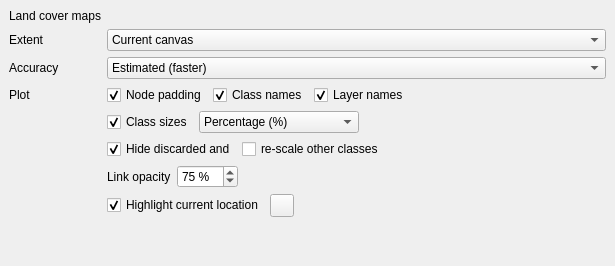
<?xml version="1.0" encoding="UTF-8"?>
<ui version="4.0">
 <class>gsDockWidget</class>
 <widget class="QgsDockWidget" name="gsDockWidget">
  <property name="geometry">
   <rect>
    <x>0</x>
    <y>0</y>
    <width>615</width>
    <height>266</height>
   </rect>
  </property>
  <property name="features">
   <set>QDockWidget::DockWidgetFloatable|QDockWidget::DockWidgetMovable</set>
  </property>
  <property name="windowTitle">
   <string>Settings</string>
  </property>
  <widget class="QWidget" name="dockWidgetContents">
   <layout class="QVBoxLayout" name="verticalLayout">
    <property name="leftMargin">
     <number>0</number>
    </property>
    <property name="topMargin">
     <number>0</number>
    </property>
    <property name="rightMargin">
     <number>0</number>
    </property>
    <property name="bottomMargin">
     <number>0</number>
    </property>
    <item>
     <widget class="QScrollArea" name="scrollArea">
      <property name="frameShape">
       <enum>QFrame::NoFrame</enum>
      </property>
      <property name="widgetResizable">
       <bool>true</bool>
      </property>
      <widget class="QWidget" name="scrollAreaWidgetContents">
       <property name="geometry">
        <rect>
         <x>0</x>
         <y>0</y>
         <width>615</width>
         <height>244</height>
        </rect>
       </property>
       <layout class="QFormLayout" name="formLayout_2">
        <item row="0" column="0">
         <widget class="QLabel" name="label_4">
          <property name="sizePolicy">
           <sizepolicy hsizetype="Fixed" vsizetype="Preferred">
            <horstretch>0</horstretch>
            <verstretch>0</verstretch>
           </sizepolicy>
          </property>
          <property name="text">
           <string>Land cover maps</string>
          </property>
         </widget>
        </item>
        <item row="0" column="1">
         <widget class="MultipleMapLayerSelectionWidget" name="mLayers" native="true">
          <property name="sizePolicy">
           <sizepolicy hsizetype="Expanding" vsizetype="Preferred">
            <horstretch>0</horstretch>
            <verstretch>0</verstretch>
           </sizepolicy>
          </property>
         </widget>
        </item>
        <item row="1" column="0">
         <widget class="QLabel" name="label_34">
          <property name="sizePolicy">
           <sizepolicy hsizetype="Fixed" vsizetype="Preferred">
            <horstretch>0</horstretch>
            <verstretch>0</verstretch>
           </sizepolicy>
          </property>
          <property name="text">
           <string>Extent</string>
          </property>
         </widget>
        </item>
        <item row="1" column="1">
         <widget class="QComboBox" name="mExtent">
          <property name="toolTip">
           <string>The Statistics extent.</string>
          </property>
          <property name="currentIndex">
           <number>1</number>
          </property>
          <item>
           <property name="text">
            <string>Whole raster</string>
           </property>
          </item>
          <item>
           <property name="text">
            <string>Current canvas</string>
           </property>
          </item>
         </widget>
        </item>
        <item row="2" column="0">
         <widget class="QLabel" name="label_35">
          <property name="sizePolicy">
           <sizepolicy hsizetype="Fixed" vsizetype="Preferred">
            <horstretch>0</horstretch>
            <verstretch>0</verstretch>
           </sizepolicy>
          </property>
          <property name="text">
           <string>Accuracy</string>
          </property>
         </widget>
        </item>
        <item row="2" column="1">
         <widget class="QComboBox" name="mAccuracy">
          <property name="toolTip">
           <string>The calculation accuracy.</string>
          </property>
          <property name="currentIndex">
           <number>0</number>
          </property>
          <item>
           <property name="text">
            <string>Estimated (faster)</string>
           </property>
          </item>
          <item>
           <property name="text">
            <string>Actual (slower)</string>
           </property>
          </item>
         </widget>
        </item>
        <item row="3" column="0">
         <widget class="QLabel" name="label_40">
          <property name="sizePolicy">
           <sizepolicy hsizetype="Fixed" vsizetype="Preferred">
            <horstretch>0</horstretch>
            <verstretch>0</verstretch>
           </sizepolicy>
          </property>
          <property name="text">
           <string>Plot</string>
          </property>
         </widget>
        </item>
        <item row="3" column="1">
         <layout class="QHBoxLayout" name="horizontalLayout_4">
          <item>
           <widget class="QCheckBox" name="mShowNodePadding">
            <property name="text">
             <string>Node padding</string>
            </property>
            <property name="checked">
             <bool>true</bool>
            </property>
           </widget>
          </item>
          <item>
           <widget class="QCheckBox" name="mShowClassNames">
            <property name="text">
             <string>Class names</string>
            </property>
            <property name="checked">
             <bool>true</bool>
            </property>
           </widget>
          </item>
          <item>
           <widget class="QCheckBox" name="mShowLayerNames">
            <property name="text">
             <string>Layer names</string>
            </property>
            <property name="checked">
             <bool>true</bool>
            </property>
           </widget>
          </item>
          <item>
           <spacer name="horizontalSpacer_8">
            <property name="orientation">
             <enum>Qt::Horizontal</enum>
            </property>
            <property name="sizeHint" stdset="0">
             <size>
              <width>0</width>
              <height>0</height>
             </size>
            </property>
           </spacer>
          </item>
         </layout>
        </item>
        <item row="4" column="1">
         <layout class="QHBoxLayout" name="horizontalLayout_8">
          <item>
           <widget class="QCheckBox" name="mShowClassSizes">
            <property name="text">
             <string>Class sizes</string>
            </property>
            <property name="checked">
             <bool>true</bool>
            </property>
           </widget>
          </item>
          <item>
           <widget class="QComboBox" name="mClassSizeUnits">
            <property name="toolTip">
             <string>The Statistics extent.</string>
            </property>
            <property name="currentIndex">
             <number>0</number>
            </property>
            <item>
             <property name="text">
              <string>Percentage (%)</string>
             </property>
            </item>
            <item>
             <property name="text">
              <string>Pixels (px)</string>
             </property>
            </item>
            <item>
             <property name="text">
              <string>Square meters (m²)</string>
             </property>
            </item>
            <item>
             <property name="text">
              <string>Hectares (ha)</string>
             </property>
            </item>
            <item>
             <property name="text">
              <string>Square kilometers (km²)</string>
             </property>
            </item>
           </widget>
          </item>
          <item>
           <spacer name="horizontalSpacer_9">
            <property name="orientation">
             <enum>Qt::Horizontal</enum>
            </property>
            <property name="sizeHint" stdset="0">
             <size>
              <width>0</width>
              <height>0</height>
             </size>
            </property>
           </spacer>
          </item>
         </layout>
        </item>
        <item row="5" column="1">
         <layout class="QHBoxLayout" name="horizontalLayout_6">
          <item>
           <widget class="QCheckBox" name="mHideDiscardedClasses">
            <property name="text">
             <string>Hide discarded and</string>
            </property>
            <property name="checked">
             <bool>true</bool>
            </property>
           </widget>
          </item>
          <item>
           <widget class="QCheckBox" name="mRescaleOtherClasses">
            <property name="text">
             <string>re-scale other classes</string>
            </property>
            <property name="checked">
             <bool>false</bool>
            </property>
           </widget>
          </item>
          <item>
           <spacer name="horizontalSpacer_5">
            <property name="orientation">
             <enum>Qt::Horizontal</enum>
            </property>
            <property name="sizeHint" stdset="0">
             <size>
              <width>0</width>
              <height>0</height>
             </size>
            </property>
           </spacer>
          </item>
         </layout>
        </item>
        <item row="6" column="1">
         <layout class="QHBoxLayout" name="horizontalLayout_7">
          <item>
           <widget class="QLabel" name="label_38">
            <property name="sizePolicy">
             <sizepolicy hsizetype="Fixed" vsizetype="Preferred">
              <horstretch>0</horstretch>
              <verstretch>0</verstretch>
             </sizepolicy>
            </property>
            <property name="text">
             <string>Link opacity</string>
            </property>
           </widget>
          </item>
          <item>
           <widget class="QgsSpinBox" name="mLinkOpacity">
            <property name="minimumSize">
             <size>
              <width>50</width>
              <height>20</height>
             </size>
            </property>
            <property name="maximumSize">
             <size>
              <width>16777215</width>
              <height>16777215</height>
             </size>
            </property>
            <property name="suffix">
             <string> %</string>
            </property>
            <property name="maximum">
             <number>100</number>
            </property>
            <property name="value">
             <number>75</number>
            </property>
            <property name="showClearButton">
             <bool>false</bool>
            </property>
           </widget>
          </item>
          <item>
           <spacer name="horizontalSpacer_6">
            <property name="orientation">
             <enum>Qt::Horizontal</enum>
            </property>
            <property name="sizeHint" stdset="0">
             <size>
              <width>0</width>
              <height>0</height>
             </size>
            </property>
           </spacer>
          </item>
         </layout>
        </item>
        <item row="7" column="1">
         <layout class="QHBoxLayout" name="horizontalLayout_5">
          <item>
           <widget class="QCheckBox" name="mHighlightCurrentLocation">
            <property name="text">
             <string>Highlight current location</string>
            </property>
            <property name="checked">
             <bool>true</bool>
            </property>
           </widget>
          </item>
          <item>
           <widget class="QgsColorButton" name="mHighlightColor">
            <property name="maximumSize">
             <size>
              <width>48</width>
              <height>16777215</height>
             </size>
            </property>
            <property name="color">
             <color>
              <red>255</red>
              <green>255</green>
              <blue>0</blue>
             </color>
            </property>
            <property name="defaultColor">
             <color>
              <red>170</red>
              <green>255</green>
              <blue>0</blue>
             </color>
            </property>
           </widget>
          </item>
          <item>
           <spacer name="horizontalSpacer_7">
            <property name="orientation">
             <enum>Qt::Horizontal</enum>
            </property>
            <property name="sizeHint" stdset="0">
             <size>
              <width>0</width>
              <height>0</height>
             </size>
            </property>
           </spacer>
          </item>
         </layout>
        </item>
       </layout>
      </widget>
     </widget>
    </item>
   </layout>
  </widget>
 </widget>
 <customwidgets>
  <customwidget>
   <class>QgsColorButton</class>
   <extends>QToolButton</extends>
   <header>qgscolorbutton.h</header>
  </customwidget>
  <customwidget>
   <class>QgsDockWidget</class>
   <extends>QDockWidget</extends>
   <header>qgsdockwidget.h</header>
   <container>1</container>
  </customwidget>
  <customwidget>
   <class>QgsSpinBox</class>
   <extends>QSpinBox</extends>
   <header>qgsspinbox.h</header>
  </customwidget>
  <customwidget>
   <class>MultipleMapLayerSelectionWidget</class>
   <extends>QWidget</extends>
   <header>enmapbox.gui.widgets.multiplemaplayerselectionwidget.multiplemaplayerselectionwidget</header>
   <container>1</container>
  </customwidget>
 </customwidgets>
 <resources/>
 <connections>
  <connection>
   <sender>mHideDiscardedClasses</sender>
   <signal>toggled(bool)</signal>
   <receiver>mRescaleOtherClasses</receiver>
   <slot>setEnabled(bool)</slot>
   <hints>
    <hint type="sourcelabel">
     <x>128</x>
     <y>296</y>
    </hint>
    <hint type="destinationlabel">
     <x>248</x>
     <y>300</y>
    </hint>
   </hints>
  </connection>
 </connections>
</ui>
